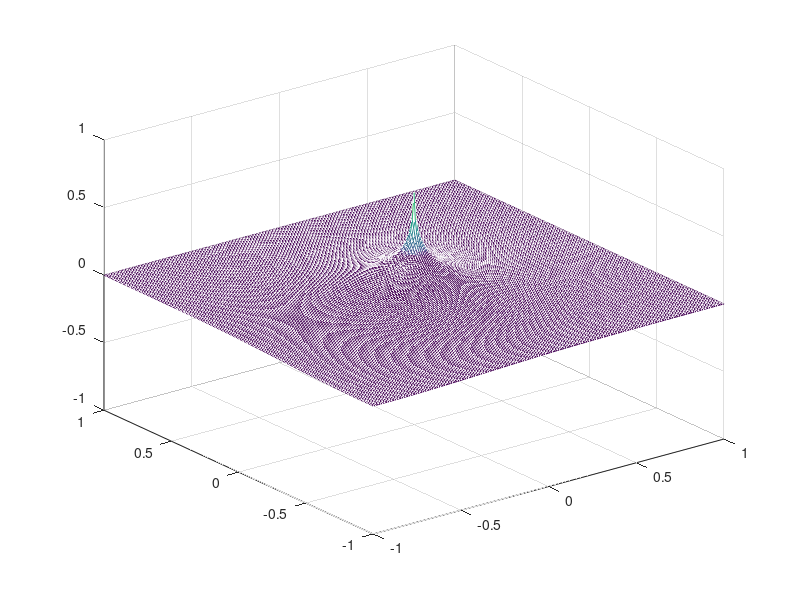

Here is the MATLAB script that generated this plot:
#3.7
# eq 3.41 a,b,c 


e0 = 8.8541878128e-12;   #permissividade eletrica do vacuo
u0 = 1.25663706212e-6;   #permeabilidade magnetica do vacuo
c = 1/sqrt(e0*u0); #velocidade da luz


cel = 0.01; #celdutividade eletrica
pmg = 0.01; #perda magnetica

L = 1; #tamanho mesh;  lim Ez = 0
T = 100; #tempo limite

dx = 1e-2; #dx = dy
x = -L:dx:L;
dt = dx/(sqrt(2)*c);

Lx = length(x); #numero de divisoes espaciais em cada coordenada(x,y)
length(0:dt:L) #numero de passos temporais
Lt = 5000;
#constantes da equacoa de update
Ca = (1 - cel*dt/(2*e0))/(1 + cel*dt/(2*e0)); #3.31a
Cb = (dt/(e0*dx))/(1 + cel*dt/(2*e0)); #3.31b
Da = (1 - pmg*dt/(2*u0))/(1 + pmg*dt/(2*u0));#3.32a
Db = (dt/(u0*dx))/(1 + pmg*dt/(2*u0)); #3.32b

#matrizes para calculos, armazenam apenas os estados atual e anterior
Ez = Hx = Hy = zeros(Lx,Lx,2);

N = 10; #Salva apenas 1 em cada N estados de cada campo para plot, economiza memoria  
PltEz = PltHx = PltHy = zeros(Lx,Lx,int32(Lt/N));

#M
#J
z = find(x == 0); #centro da mesh

function y = inicond(t)
  y = cos(1e8*t);
endfunction
tic
for n = 2:Lt
  Ez(z,z,1) = inicond(n*dt);
  #equacoes de update
  
  Ez(1:Lx-1,1:Lx-1,2) = Ca*Ez(1:Lx-1,1:Lx-1,1) + Cb*(Hy(2:Lx,1:Lx-1,1) - Hy( 1:Lx-1,1:Lx-1,1) + Hx(1:Lx-1,1:Lx-1,1) - Hx(1:Lx-1,2:Lx,1)); # eq 3.41a
  Ez(z,z,2) = inicond(n*dt);#conserta Ez(0,0)
  
  Hx(1:Lx,2:Lx,2) = Da*Hx(1:Lx,2:Lx,1) + Db*( Ez(1:Lx,1:Lx-1,2) - Ez(1:Lx,2:Lx,2) );# eq 3.41b
  Hy(2:Lx,1:Lx,2) = Da*Hy(2:Lx,1:Lx,1) + Db*( Ez(2:Lx,1:Lx,2) - Ez(1:Lx-1,1:Lx,2) );# eq 3.41c
  
  Ez(1:Lx,1:Lx,1) =  Ez(1:Lx,1:Lx,2);
  Hx(1:Lx,1:Lx,1) =  Hx(1:Lx,1:Lx,2);
  Hy(1:Lx,1:Lx,1) =  Hy(1:Lx,1:Lx,2);
  
  if( mod(n,N) == 0 )
    PltEz(1:Lx,1:Lx,n/N) =  Ez(1:Lx,1:Lx,2);
    PltHx(1:Lx,1:Lx,n/N) =  Hx(1:Lx,1:Lx,2);
    PltHy(1:Lx,1:Lx,n/N) =  Hy(1:Lx,1:Lx,2);
  endif

endfor
toc
#plot

X = meshgrid(x,x);
Z = PltEz(1:Lx,1:Lx,1);
mesh(X, X', Z ,'zdatasource','Z');
axis([-1 1 -1 1 -1 1]);
for n = 1:int32(Lt/N)
  Z = PltEz(1:Lx,1:Lx,n);
  refreshdata
  drawnow
endfor
